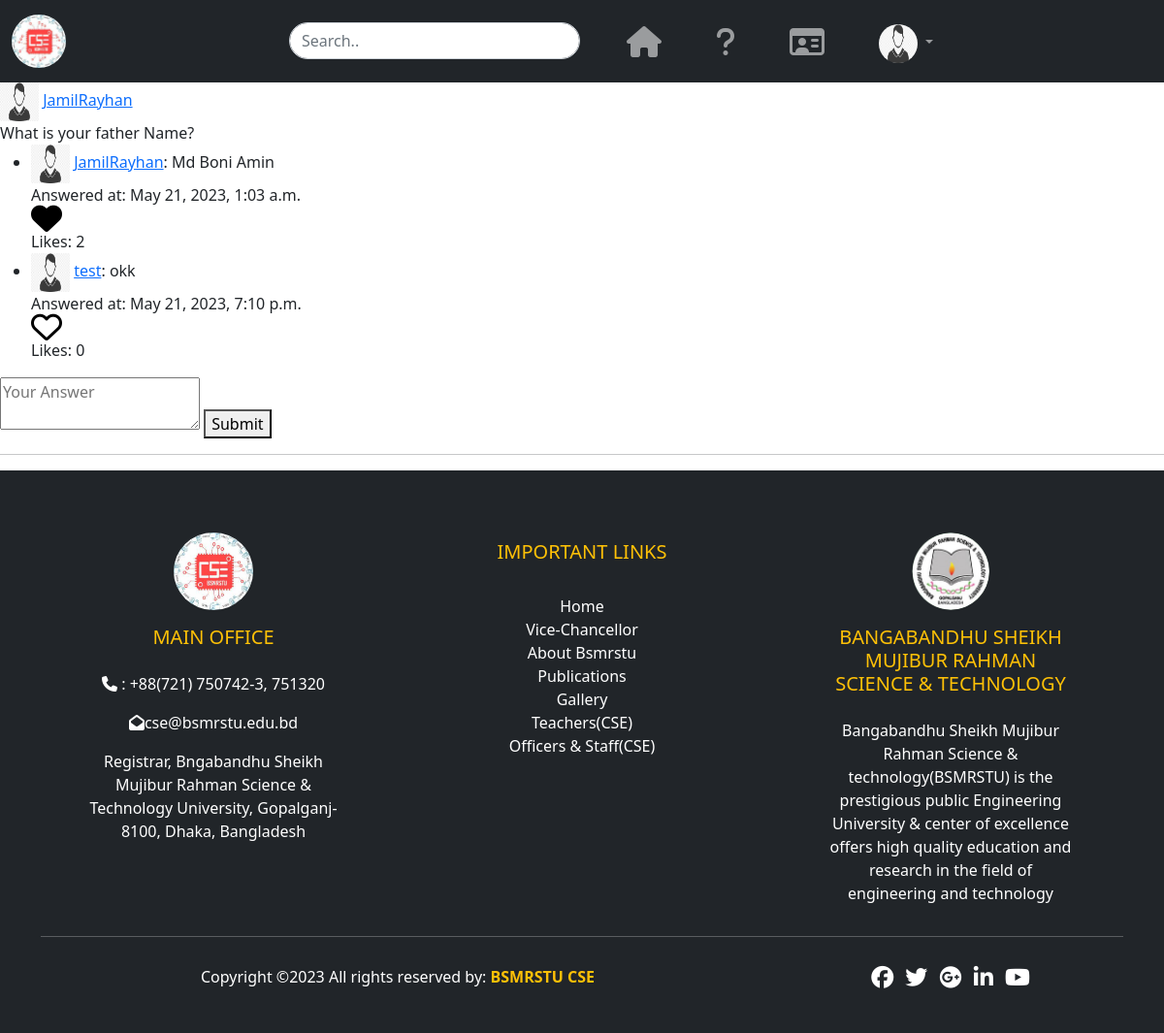
Before: /post/questions/ (signed in) with the older database file.
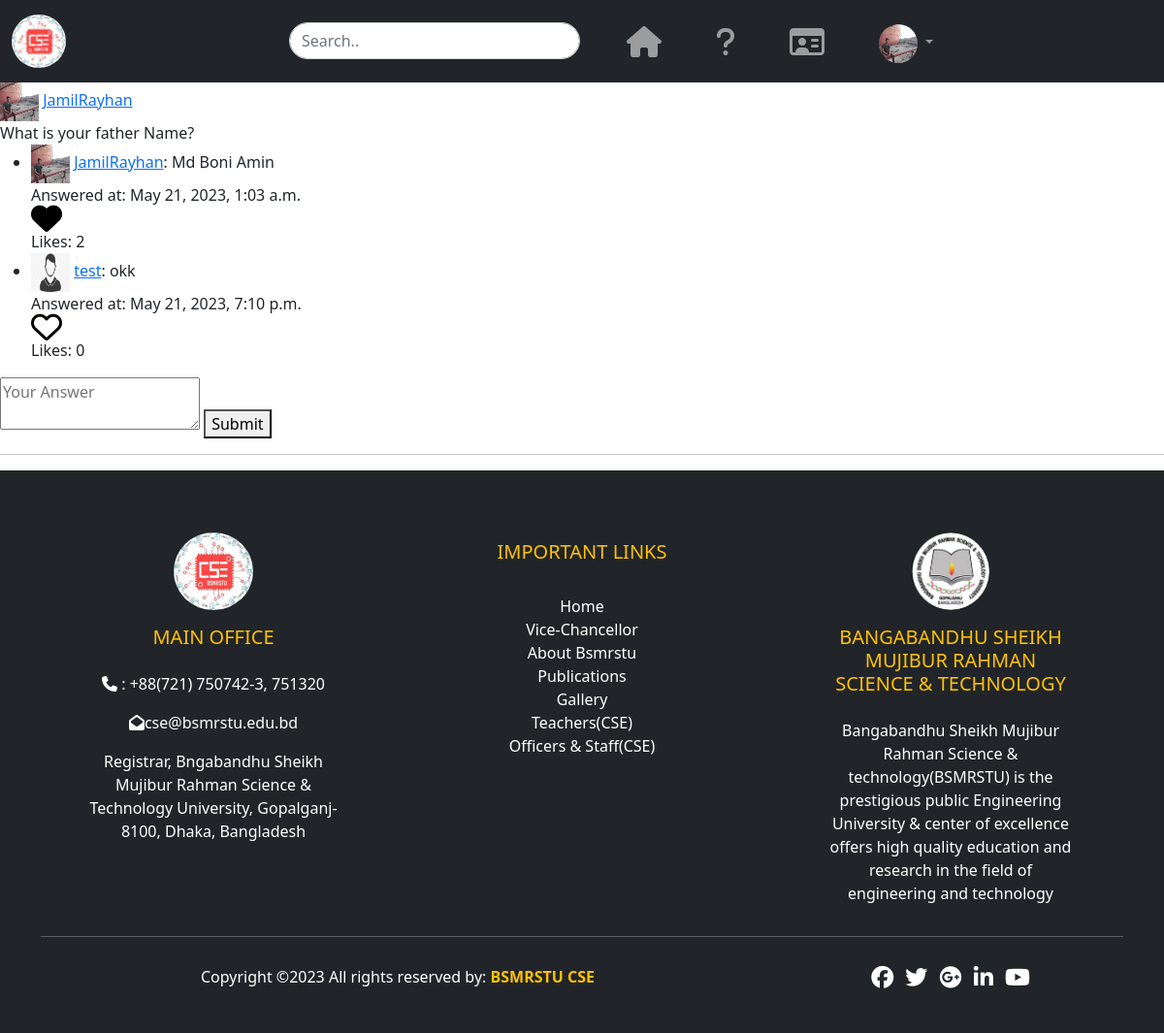
After: the same page with the newer database file.
### App_Post/models.py (models this page shows, shortened)
class Posts(models.Model):
    author = models.ForeignKey(User, on_delete=models.CASCADE, related_name='post')
    question = models.CharField(max_length=264, blank=True)
    upload_date = models.DateTimeField(auto_now_add=True)
    update_date = models.DateTimeField(auto_now=True)
    class Meta:
        ordering=['-upload_date',]

class Answer(models.Model):
    post = models.ForeignKey(Posts, on_delete=models.CASCADE, related_name='comments')
    author = models.ForeignKey(User, on_delete=models.CASCADE)
    content = models.TextField()
    created_at = models.DateTimeField(auto_now_add=True)
    class Meta:
        ordering = ['created_at']

### Login_App/models.py (models this page shows)
class UserProfile(models.Model):
    user = models.OneToOneField(User, related_name='user_profile', on_delete=models.CASCADE,blank=True)
    profile_pic = models.ImageField(upload_to='profile_pics', blank=True)
    description = models.TextField(blank=True)
    full_name = models.CharField(max_length=264, blank=True)
    dob = models.DateField(blank=True, null=True)
    student_id = models.CharField(max_length=10, blank=True, null=True)
    website = models.URLField(blank=True)
    facebook = models.URLField(blank=True)
    hall_name = models.CharField(max_length=100, blank=True)
    exam_name = models.CharField(max_length=100, blank=True)
    department_name = models.CharField(max_length=300, blank=True)
    academic_year = models.CharField(max_length=20, blank=True)
    father_name = models.CharField(max_length=100, blank=True)
    mother_name = models.CharField(max_length=100, blank=True)
    permanent_address = models.CharField(max_length=300, blank=True)
    present_address = models.CharField(max_length=300, blank=True)
    nationality = models.CharField(max_length=50, blank=True)

### App_Post/views.py (the view)
# urls.py: path('questions/',views.questions,name='questions'),
@login_required
def questions(request):
    posts = Posts.objects.all()
    for post in posts:
        answers = post.comments.annotate(num_likes=Count('likes')).order_by('-num_likes')
        post.comments.set(answers)
    liked_answers = Like.objects.filter(user=request.user).values_list('answer', flat=True)
    context = {
        'title': 'Frequently Asked Question',
        'posts': posts,
        'liked_answers': liked_answers,
    }
    return render(request, 'App_Post/question_list.html', context=context)

### templates/App_Post/question_list.html (shortened to what this page needs)
{% extends 'navbar.html' %}
{% load crispy_forms_tags %}
{% block body_block %}
    {% for post in posts %}
        <div>
            {% if post.author.user_profile.profile_pic %}
                <img src="/media/{{ post.author.user_profile.profile_pic }}" width="40px" height="40px">
            {% else %}
                <img src="/media/default.png" width="40px" height="40px">
            {% endif %}
            <a href="{% url 'Login_App:user' username=post.author %}">{{ post.author }}</a> <br>
            {{ post.question }} <br>
            <ul>
                {% for answer in post.comments.all %}
                    <li>
                        {% if answer.author.user_profile.profile_pic %}
                            <img src="/media/{{ answer.author.user_profile.profile_pic }}" width="40px" height="40px">
                        {% else %}
                            <img src="/media/default.png" width="40px" height="40px">
                        {% endif %}
                        <a href="{% url 'Login_App:user' username=answer.author %}">{{ answer.author }}</a>: {{ answer.content }}
                        <br>
                        Answered at: {{ answer.created_at }}
                        <br>
                        <form method="POST" action="{% url 'App_Post:like_answer' answer.id %}">
                            {% if answer.id in liked_answers %}
                                <button type="submit" class="like-button liked">
                                  <i class="fas fa-heart fa-2xl"></i>
                                </button>
                            {% else %}
                                <button type="submit" class="like-button">
                                  <i class="far fa-heart fa-2xl"></i>
                                </button>
                            {% endif %}
                            <br>
                            Likes: {{ answer.likes.count }}
                        </form>
                    </li>
                {% empty %}
                    <li>Not Answered yet.</li>
                {% endfor %}
            </ul>
            <form method="POST" action="{% url 'App_Post:add_ans' post.id %}">
                <textarea name="content" placeholder="Your Answer"></textarea>
                <button type="submit">Submit</button>
            </form>
            <hr>
        </div>
    {% endfor %}
{% endblock %}

### templates/navbar.html (shortened to what this page needs)
<!DOCTYPE html>
<html lang="en">
<head>
  <link href="https://cdn.jsdelivr.net/npm/bootstrap@5.2.3/dist/css/bootstrap.min.css" rel="stylesheet">
</head>
<body>
  <nav class="navbar navbar-expand-lg bg-dark navbar-dark">
    <div class="container-fluid">
      <a class="navbar-brand" href="{% url 'App_Post:home' %}"><img
          style="border-radius: 50%; height: 55px;  margin-right: 1rem;" src="/media/logo_dept_of_CSE.jpg"
          alt=""></a>
      <div class="collapse navbar-collapse" id="collapsibleNavbar" style="justify-content: space-around;">
        <ul class="navbar-nav menubar">
          <form method="get" action="{% url 'App_Post:home' %}" style="margin-right: 20px;margin-top:15px;">
            <div class="input-group mb-3">
              <input type="text" class="form-control" placeholder="Search.." name="search">
            </div>
          </form>
          <li class="nav-item">
            <a class="nav-link" href="{% url 'App_Post:home' %}">
              <div class="icon-container">
                <i class="fa-solid fa-house fa-2xl" aria-hidden="true"></i>
              </div>
            </a>
          </li>
          <li class="nav-item">
            <a class="nav-link" href="{% url 'App_Post:questions' %}">
              <div class="icon-container">
                <i class="fa-solid fa-question fa-2xl" aria-hidden="true"></i>
              </div>
            </a>
          </li>
          {% if not request.user.is_staff %}
          <li class="nav-item">
            <a class="nav-link" href="{% url 'exam_registration' %}">
              <div class="icon-container">
                <i class="fa-regular fa-id-card fa-2xl " aria-hidden="true"></i>
              </div>
            </a>
          </li>
          {% endif %}
          <li class="nav-item dropdown" style="margin-right: 20px;margin-top:9px;margin-left: 20px;">
            {% if user.user_profile.profile_pic %}
            <a class="nav-link dropdown-toggle" href="#" role="button" data-bs-toggle="dropdown">
              <img src="/media/{{user.user_profile.profile_pic}}" width='40px' height="40px" class="rounded-circle">
            </a>
            {% else %}
            <a class="nav-link dropdown-toggle" href="#" role="button" data-bs-toggle="dropdown">
              <img src="/media/default.png" width='40px' height="40px" class="rounded-circle">
            </a>
            {% endif %}
          </li>
        </ul>
      </div>
    </div>
  </nav>
  <div class="">
    {% block body_block %}
    {% endblock %}
  </div>
  <div class="footer_section">
    <footer class="bg-dark text-white pt-5 pb-4 foot">
      <div class="container text-center text-md-left">
        <div class="row text-center text-md-left">
          <div class="col-md-4 col-lg-3 col-xl-3 mx-auto mt-3 ">
            <div class="d-flex justify-content-center">
              <a href="https://www.bsmrstu.edu.bd/dev/dept/?id=cse">
                <img style="height: 80px;" src="/media/logo_dept_of_CSE.jpg"
                  class="dept-img d-blcok rounded-circle img-fluid mb-2" />
              </a>
            </div>
            <div class="text-center mt-2">
              <h5 class="text-uppercase mb-4 font-weight-bold text-warning">Main Office</h5>
              <p>
                <span class="main_office_span"><i
                    class="ml-3 fas fa-solid fa-phone mr-3 call-icon main_office_span_i"></i></span>
                : +88(721) 750742-3,
                751320
              </p>
              <p>
                <span class="main_office_span"><i class="fas fa-envelope-open mt-1 mr-3"></i></span>cse@bsmrstu.edu.bd
              </p>
              <p>
                Registrar, Bngabandhu Sheikh Mujibur Rahman Science & Technology University,
                Gopalganj-8100, Dhaka, Bangladesh
              </p>
            </div>
          </div>
          <div class="text-center col-md-4 col-lg-4 col-xl-3 mx-auto important-link">
            <div class="d-flex justify-content-center">
            </div>
            <h5 class="text-uppercase mb-2 font-weight-bold text-warning">Important links</h5>
            <br>
            <div class="text-center">
              <a href="#" class="text-white" style="text-decoration: none;"> Home</a>
              <br>
              <a href="#" class="text-white" style="text-decoration: none;">Vice-Chancellor</a>
              <br>
              <a href="#" class="text-white" style="text-decoration: none;">About Bsmrstu</a>
              <br>
              <a href="#" class="text-white" style="text-decoration: none;">Publications</a>
              <br>
              <a href="#" class="text-white" style="text-decoration: none;">Gallery</a>
              <br>
              <a href="#" class="text-white" style="text-decoration: none;">Teachers(CSE)</a>
              <br>
              <a href="#" class="text-white" style="text-decoration: none;">Officers &
                Staff(CSE)</a>
              <br>
            </div>
          </div>
          <div class="col-md-4 col-lg-4 col-xl-3 mx-auto mt-3 h-50">
            <div class="d-flex justify-content-center">
              <a href="https://www.bsmrstu.edu.bd">
                <img style="height: 80px;" src="/media/bsmrstu_1.png"
                  class="d-blcok rounded-circle img-fluid imeg">
              </a>
            </div>
            <div class="text-center mt-3">
              <h5 class="varsity-tag text-uppercase mb-4 font-weight-bold text-warning">
                Bangabandhu
                Sheikh Mujibur Rahman Science & Technology</h5>
              <p class="text-align-center varsity-description">
                Bangabandhu Sheikh Mujibur Rahman Science & technology(BSMRSTU) is the
                prestigious
                public Engineering University & center of excellence offers high quality
                education
                and research in the field of engineering and technology
              </p>
            </div>
          </div>
        </div>
        <hr class="mb-4">
        <div class="row align-items-center">
          <div class="col-md-7 col-lg-8">
            <p> Copyright ©2023 All rights reserved by:
              <a href="#" style="text-decoration: none;">
                <strong class="text-warning">BSMRSTU CSE</strong>
              </a>
            </p>
          </div>
          <div class="col-md-5 col-lg-4">
            <div class="text-center text-md-right">
              <ul class="list-unstyled list-inline">
                <li class="list-inline-item">
                  <a href="#" class="btn-floating btn-sm text-white" style="font-size: 23px;"><i
                      class="fab fa-facebook"></i></a>
                </li>
                <li class="list-inline-item">
                  <a href="#" class="btn-floating btn-sm text-white" style="font-size: 23px;"><i
                      class="fab fa-twitter"></i></a>
                </li>
                <li class="list-inline-item">
                  <a href="#" class="btn-floating btn-sm text-white" style="font-size: 23px;"><i
                      class="fab fa-google-plus"></i></a>
                </li>
                <li class="list-inline-item">
                  <a href="#" class="btn-floating btn-sm text-white" style="font-size: 23px;"><i
                      class="fab fa-linkedin-in"></i></a>
                </li>
                <li class="list-inline-item">
                  <a href="#" class="btn-floating btn-sm text-white" style="font-size: 23px;"><i
                      class="fab fa-youtube"></i></a>
                </li>
              </ul>
            </div>
          </div>
        </div>
      </div>
    </footer>
  </div>
</body>
</html>

### templates/App_Post/question_list.html (style rules this page uses)
.like-button { border: none; background-color: transparent; cursor: pointer; padding: 0; }

### templates/navbar.html (style rules this page uses)
.input-group { width: 300px; }
.form-control { border-radius: 20px; }
.icon-container { position: relative; margin-top: 15px; margin-right: 20px; margin-left: 20px; }

Changed rows visible on the page:
changed through a linked row, Posts "What is your father Name?": author.user_profile.profile_pic: picture added; profile_pic: picture removed
changed through a linked row, Answer "Md Boni Amin": author.user_profile.profile_pic: picture added; profile_pic: picture removed
